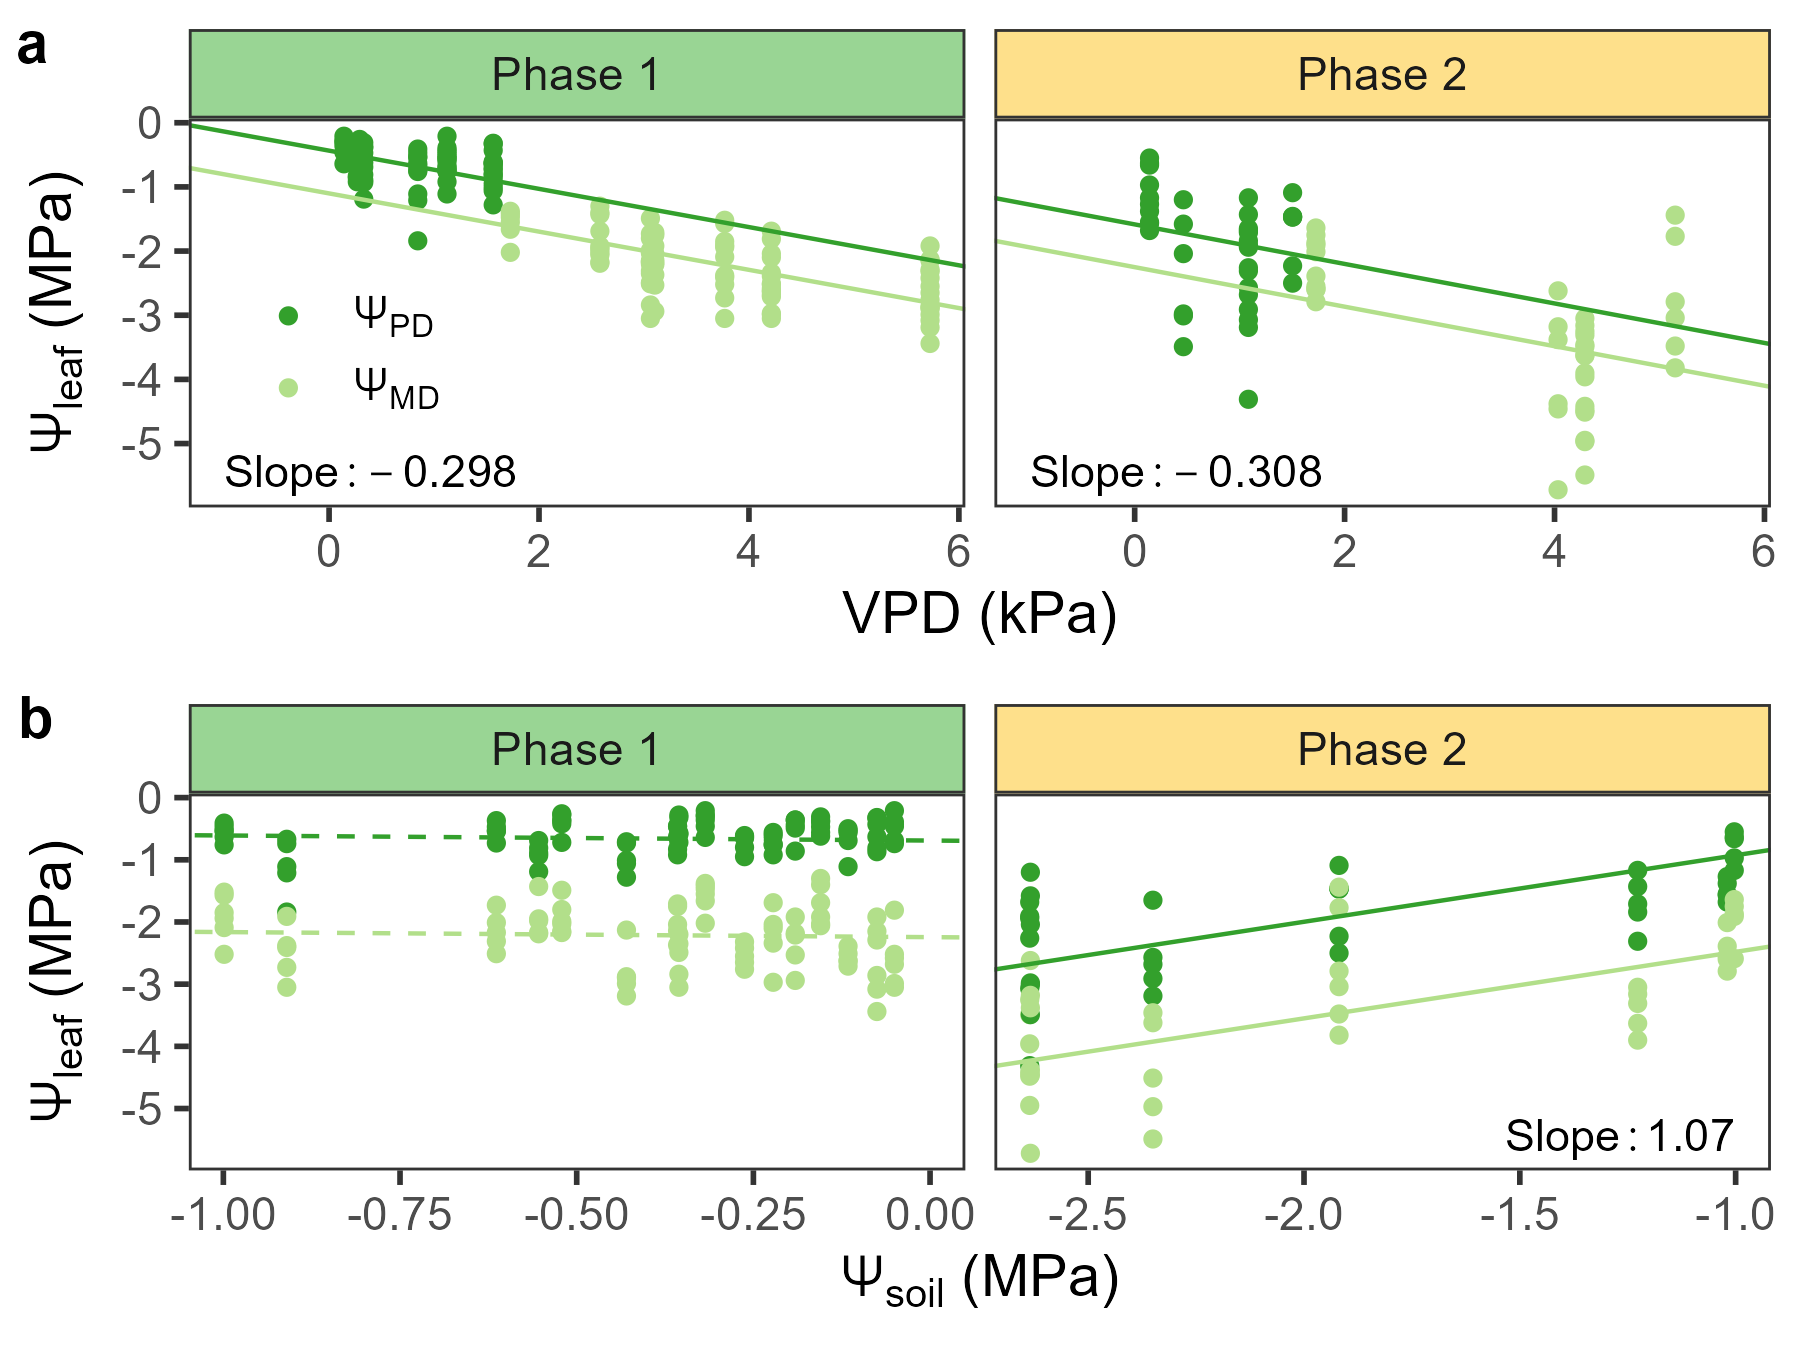

Write R code to recreate this figure.
# Bivariate plots divided by Phase 1/2
# Uses threshold of SWP = -1 MPa
# And combine data from all treatments

library(coda)
library(tidyverse)
library(broom.mixed)
library(RColorBrewer)
library(broom)
library(ggh4x)
library(cowplot)

# Load coda_params
load("scripts/mod4 - piecewise/coda/coda_params_mod1.Rdata")

# Summarize
param_sum <- tidyMCMC(coda_params,
                      conf.int = TRUE,
                      conf.method = "HPDinterval") %>%
  rename(pred.mean = estimate,
         pred.lower = conf.low,
         pred.upper = conf.high)

# Obtain posterior summary of changepoints
cps <- param_sum |> 
  filter(grepl("^mu\\.cp", term))
cp1 <- cps[1,]
cp2 <- cps[2,]
# Load S4 data
wp <- read_csv("data_clean/wp_rwc_long.csv") |> 
  filter(variable == "WP")

# Load VPD and SWP data
swp <- read_csv("data_clean/swp_daily_daytime.csv") |> 
  filter(period == "morn",
         date >= min(wp$date_col),
         date <= max(wp$date_col),
         depth == "0-12 cm",
         summer != "S3") |> 
  rename(trt_s = summer,
         SWP_1 = mean) |> 
  dplyr::select(-period, -sd, -depth)

vpd <- read_csv("data_clean/vpd_daily_daytime.csv") |> 
  filter(location == "inside",
         period %in% c("PD", "MD"),
         !is.na(mean)) |>  
  dplyr::select(-location, -sd) |> 
  mutate(period = case_when(period == "PD" ~ "predawn",
                            period == "MD" ~ "midday")) |> 
  rename(Dmean = mean)

vwc <- read_csv("data_clean/vwc_daily_daytime.csv") |>
  filter(period == "morn",
         date >= min(wp$date_col),
         date <= max(wp$date_col),
         depth == "0-12 cm",
         summer != "S3") |> 
  rename(trt_s = summer,
         VWC_1 = mean) |> 
  dplyr::select(-period, -sd, -depth)

# Combine data and classify into phases
wp_all <- wp |> 
  left_join(swp, by = join_by(date_col == date,
                              trt_s)) |> 
  left_join(vpd, by = join_by(date_col == date,
                              period)) |>
  left_join(vwc, by = join_by(date_col == date,
                              trt_s)) |>
  mutate(phase = case_when(SWP_1 >= -1 ~ "Phase 1",
                           SWP_1 < -1 ~ "Phase 2"),
         period2 = case_when(period == "predawn" ~ "PD",
                             period == "midday" ~ "MD") |> 
           factor(levels = c("PD", "MD")),
         Time = period2,
         Phase = case_when(phase == "Phase 1" ~ "1",
                           phase == "Phase 2" ~ "2"),
         VPD = Dmean,
         SWP = SWP_1)


#### Test models ####

# Does the effect of VPD change by phase, depending on time of day?
mr1 <- lme4::lmer(value ~ period2 + Dmean*phase + (1|ID), data = wp_all)
summary(mr1)
coef(mr1)
mm1 <- nlme::lme(value ~ Time + VPD*Phase, random= ~1|ID, data = wp_all)
summary(mm1) # 
coef(mm1)
anova(mm1) # interaction between Dmean:phase is not significant
# Only use significant parameters
tm1 <- broom::tidy(mm1) |>
  filter(effect == "fixed")

params1 <- data.frame(period2 = rep(c("PD", "MD"), 2),
                      phase = rep(c("Phase 1", "Phase 2"), each = 2),
                      ints = c(tm1$estimate[1],
                               tm1$estimate[1] + tm1$estimate[2],
                               tm1$estimate[1] + tm1$estimate[4],
                               tm1$estimate[1] + tm1$estimate[2] + tm1$estimate[4]),
                      slopes = rep(c(tm1$estimate[3], 
                                     tm1$estimate[3] + tm1$estimate[5]), each = 2),
                      sig = c(T, T, T, T))

lab1 <- params1 |>
  group_by(phase) |>
  summarize(slope = unique(slopes)) |>
  mutate(label = paste0("Slope: ", 
                     round(slope, 3)))

# Does the effect of SWP change by phase, depending on time of day?
mr2 <- lme4::lmer(value ~ period2 + SWP_1*phase + (1|ID), data = wp_all)
summary(mr2)
mm2 <- nlme::lme(value ~ Time + SWP*Phase, random = ~1|ID, data = wp_all)
summary(mm2)
coef(mm2)
anova(mm2) # interaction between Dmean:phase is not significant
# Only use significant parameters
tm2 <- broom::tidy(mm2) |>
  filter(effect == "fixed")

params2 <- data.frame(period2 = rep(c("PD", "MD"), 2),
                      phase = rep(c("Phase 1", "Phase 2"), each = 2),
                      ints = c(tm2$estimate[1],
                               tm2$estimate[1] + tm2$estimate[2],
                               tm2$estimate[1] + tm2$estimate[4],
                               tm2$estimate[1] + tm2$estimate[2] + tm2$estimate[4]),
                      slopes = rep(c(tm2$estimate[3],
                                     tm2$estimate[3] + tm2$estimate[5]), each = 2),
                      sig = c(F, F, T, T))

lab2 <- params2 |>
  group_by(phase, sig) |>
  summarize(slope = unique(slopes)) |>
  mutate(label = case_when(sig == TRUE ~ paste0("Slope: ", round(slope, 3)),
                           sig == FALSE ~ ""))

#### Assemble panels ####

cols_gn <- brewer.pal(4, "Paired")
display.brewer.pal(4, "Paired")

cols_div <- brewer.pal(7, "Spectral")
display.brewer.pal(7, "Spectral")

labs <- c(lapply(c("PD", "MD"), function(i) bquote(Psi[.(i)])))
strip <- strip_themed(background_x = elem_list_rect(fill = c(cols_div[c(6,3)])))

fig5a <-
  wp_all |> 
  ggplot() +
  geom_point(aes(x = Dmean, y = value, color = period2)) +
  geom_abline(data = params1,
              aes(slope = slopes, intercept = ints,
                  color = period2)) +
  geom_text(data = lab1,
            aes(x = -1, y = -5.5, label = label),
            parse = TRUE,
            hjust = 0) +
  scale_y_continuous(expression(paste(Psi[leaf], " (MPa)"))) +
  scale_x_continuous("VPD (kPa)") +
  scale_color_manual(values = cols_gn[4:3], 
                     label = labs) +
  facet_wrap2(~phase, strip = strip) +
             # scales = "free_x") +
  theme_bw(base_size = 14) +
  theme(panel.grid = element_blank(),
        legend.title = element_blank(),
        legend.position = c(0.1, 0.4),
        legend.background = element_blank()) +
  guides(color = guide_legend(override.aes = list(linetype = c(0, 0))))

fig5b <-
  wp_all |> 
  ggplot() +
  geom_point(aes(x = SWP_1, y = value, color = period2)) +
  geom_abline(data = params2,
              aes(slope = slopes, intercept = ints,
                  color = period2,
                  lty = sig)) +
  geom_text(data = lab2,
            aes(x = c(0, -1), y = -5.5, label = label),
            parse = TRUE,
            hjust = 1) +
  scale_y_continuous(expression(paste(Psi[leaf], " (MPa)"))) +
  scale_x_continuous(expression(paste(Psi[soil], " (MPa)"))) +
  scale_color_manual(values = cols_gn[4:3]) +
  scale_linetype_manual(values = c("dashed", "solid")) +  
  facet_wrap2(~phase, strip = strip,
              scales = "free_x") +
  theme_bw(base_size = 14) +
  theme(panel.grid = element_blank(),
        legend.title = element_blank()) +
  guides(color = "none",
         linetype = "none")

fig5 <- plot_grid(fig5a, fig5b, 
          ncol = 1,
          align = "v",
          labels = "auto")

ggsave(filename = "fig_scripts/fig5.png",
       plot = fig5,
       height = 4.5,
       width = 6,
       units = "in")


#### Output tables ####

tidy(mm1) |>
  filter(effect == "fixed") |>
  select(-effect, -group) |>
  mutate(across(estimate:p.value, ~round(.x, 3)),
                sig = ifelse(p.value < 0.05, TRUE, FALSE)) |>
  write_csv(file = "tables/VPD_phase.csv")

tidy(mm2) |>
  filter(effect == "fixed") |>
  select(-effect, -group) |>
  mutate(across(estimate:p.value, ~round(.x, 3)),
         sig = ifelse(p.value < 0.05, TRUE, FALSE)) |>
  write_csv(file = "tables/SWP_phase.csv")


#### Test lms with model comparison (OLD) ####

# Used backward selection with AIC as guidance
# 3 out of 4 models used the additive model 
# (different ints but same slope)
# So use for all 4 panels?

m1_start <- lm(value ~ Dmean*period2, data = wp_phase |> 
                 filter(phase == "Phase 1"))
m1_step <- stepAIC(m1_start, scope = list(lower = ~period2),
                   direction = "backward",
                   trace = 2)
m1_step$anova
m1 <- lm(value ~ Dmean + period2, data = wp_phase |> 
           filter(phase == "Phase 1"))
summary(m1) # all 3 are significant
cf1 <- coef(m1)

m2_start <- lm(value ~ Dmean*period2, data = wp_phase |> 
                 filter(phase == "Phase 2"))
m2_step <- stepAIC(m2_start, scope = list(lower = ~period2),
                   direction = "backward",
                   trace = 2)
m2_step$anova
m2 <- lm(value ~ Dmean + period2, data = wp_phase |> 
           filter(phase == "Phase 2"))

summary(m2) # only single intercept + Dmean slope
cf2 <- coef(m2)

cf_D <- data.frame(period2 = rep(c("PD", "MD"), 2),
                   phase = rep(c("Phase 1", "Phase 2"), each = 2),
                   int = c(cf1[1], cf1[1] + cf1[3], cf2[1], cf2[1]),
                   slope = c(cf1[2], cf1[2], cf2[2], cf2[2])) |> 
  mutate(period2 = factor(period2, levels = c("PD", "MD")))



m3_start <- lm(value ~ SWP_1*period2, data = wp_phase |> 
                 filter(phase == "Phase 1"))
m3_step <- stepAIC(m3_start, scope = list(lower = ~period2),
                   direction = "backward",
                   trace = 1)
m3_step$anova
m3 <- lm(value ~ SWP_1 + period2, data = wp_phase |> 
           filter(phase == "Phase 1"))
summary(m3)
cf3 <- coef(m3)

m4_start <- lm(value ~ SWP_1*period2, data = wp_phase |> 
                 filter(phase == "Phase 2"))
m4_step <- stepAIC(m4_start, scope = list(lower = ~period2),
                   direction = "backward",
                   trace = 2)
m4_step$anova
m4 <- lm(value ~ SWP_1 + period2, data = wp_phase |> 
           filter(phase == "Phase 2"))
summary(m4) # intercept not significant
cf4 <- coef(m4)

cf_SWP <- data.frame(period2 = rep(c("PD", "MD"), 2),
                     phase = rep(c("Phase 1", "Phase 2"), each = 2),
                     int = c(cf3[1], cf3[1] + cf3[3], 0, 0 + cf4[3]),
                     slope = c(0, 0, cf4[2], cf4[2])) |> 
  mutate(period2 = factor(period2, levels = c("PD", "MD")))

# Model comparison 

mc_D <- broom::glance(m1) |> 
  bind_rows(broom::glance(m2)) |> 
  mutate(phase = c("Phase 1", "Phase 2"),
         r2 = paste0("italic(R^2) == ", 
                     round(adj.r.squared, 3)))

mc_SWP <- broom::glance(m3) |> 
  bind_rows(broom::glance(m4)) |> 
  mutate(phase = c("Phase 1", "Phase 2"),
         r2 = paste0("italic(R^2) == ", 
                     round(adj.r.squared, 3)))
